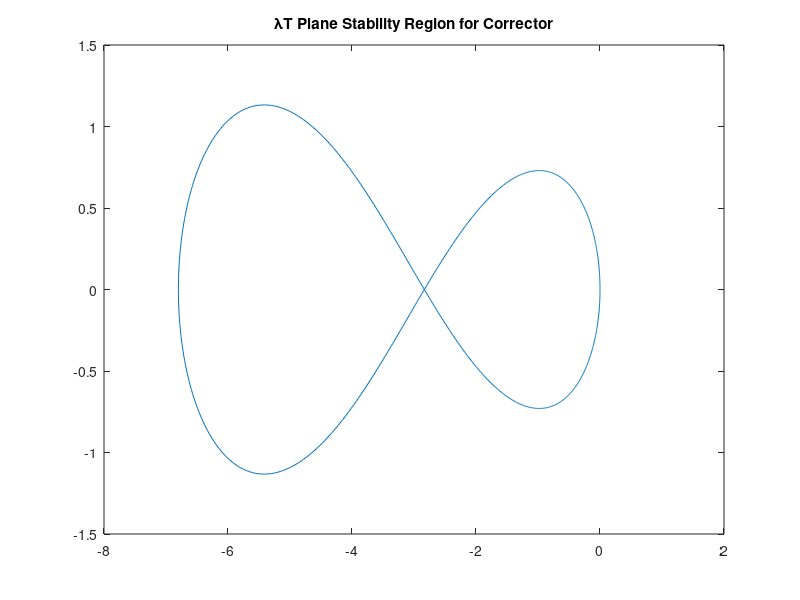

Here is the MATLAB script that generated this plot:
% Midterm Exam: System Simulation
% Written by Josh Humphrey
% Problem 4

% Plot the Stability Region:
clear
lambda = 1;
T = 1;

LT = lambda*T;

b0 = (6/17);
b1 = (11/17);

N = 1000;
theta = linspace(0,2*pi,N+1);
z = exp(1i*theta);

w = (z.^2-z)./(b1*z+b0);

figure(1)
plot(real(w),imag(w))
title('\lambdaT Plane Stability Region for Corrector')
